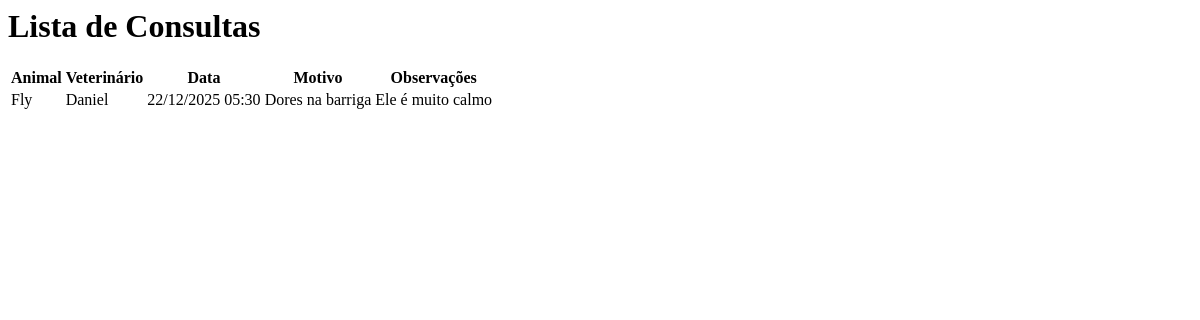
The app's page /consultas/, older data.
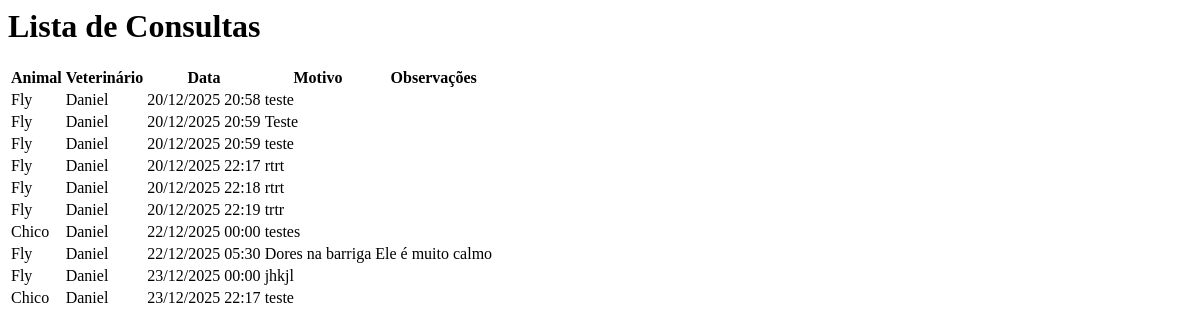
The same page, newer data.
### core/models.py (models this page shows, shortened)
class Consulta(models.Model):
    animal = models.ForeignKey(Animal, on_delete=models.CASCADE)
    veterinario = models.ForeignKey(MedicoVeterinario, on_delete=models.SET_NULL, null=True)
    data = models.DateTimeField()
    motivo = models.TextField()
    observacoes = models.TextField(blank=True)

class Animal(models.Model):
    ESPECIES = [
        ('C', 'Cachorro'),
        ('G', 'Gato'),
        ('O', 'Outros'),
    ]
    nome = models.CharField(max_length=100)
    especie = models.CharField(max_length=1, choices=ESPECIES)
    raca = models.CharField(max_length=100)
    idade = models.PositiveIntegerField(null=True, blank=True)
    peso = models.DecimalField(max_digits=5, decimal_places=2, null=True, blank=True)
    dono = models.ForeignKey(Cliente, on_delete=models.CASCADE, related_name='animais')

class MedicoVeterinario(models.Model):
    nome = models.CharField(max_length=100)
    crmv = models.CharField(max_length=20)
    especialidade = models.CharField(max_length=100)
    contato = models.CharField(max_length=15)

### core/views.py (the view)
# urls.py: path('consultas/', views.lista_consultas, name='lista_consultas'),
def lista_consultas(request):
    consultas = Consulta.objects.all().order_by('data')
    return render(request, 'lista_consultas.html', {'consultas': consultas})

### templates/lista_consultas.html
<h1>Lista de Consultas</h1>
<table class="table table-striped">
    <thead>
        <tr>
            <th>Animal</th>
            <th>Veterinário</th>
            <th>Data</th>
            <th>Motivo</th>
            <th>Observações</th>
        </tr>
    </thead>
    <tbody>
        {% for consulta in consultas %}
        <tr>
            <td>{{ consulta.animal.nome }}</td>
            <td>{{ consulta.veterinario.nome }}</td>
            <td>{{ consulta.data|date:"d/m/Y H:i" }}</td>
            <td>{{ consulta.motivo }}</td>
            <td>{{ consulta.observacoes }}</td>
        </tr>
        {% empty %}
        <tr>
            <td colspan="5">Nenhuma consulta cadastrada.</td>
        </tr>
        {% endfor %}
    </tbody>
</table>

Row changes from the older to the newer data that the page shows:
added Consulta: animal.nome "Fly", veterinario.nome "Daniel", data "20/12/2025 20:58", motivo "teste"
added Consulta: animal.nome "Fly", veterinario.nome "Daniel", data "20/12/2025 20:59", motivo "Teste"
added Consulta: animal.nome "Fly", veterinario.nome "Daniel", data "20/12/2025 20:59", motivo "teste"
added Consulta: animal.nome "Fly", veterinario.nome "Daniel", data "20/12/2025 22:17", motivo "rtrt"
added Consulta: animal.nome "Fly", veterinario.nome "Daniel", data "20/12/2025 22:18", motivo "rtrt"
added Consulta: animal.nome "Fly", veterinario.nome "Daniel", data "20/12/2025 22:19", motivo "trtr"
added Consulta: animal.nome "Chico", veterinario.nome "Daniel", data "22/12/2025 00:00", motivo "testes"
added Consulta: animal.nome "Fly", veterinario.nome "Daniel", data "23/12/2025 00:00", motivo "jhkjl"
added Consulta: animal.nome "Chico", veterinario.nome "Daniel", data "23/12/2025 22:17", motivo "teste"
